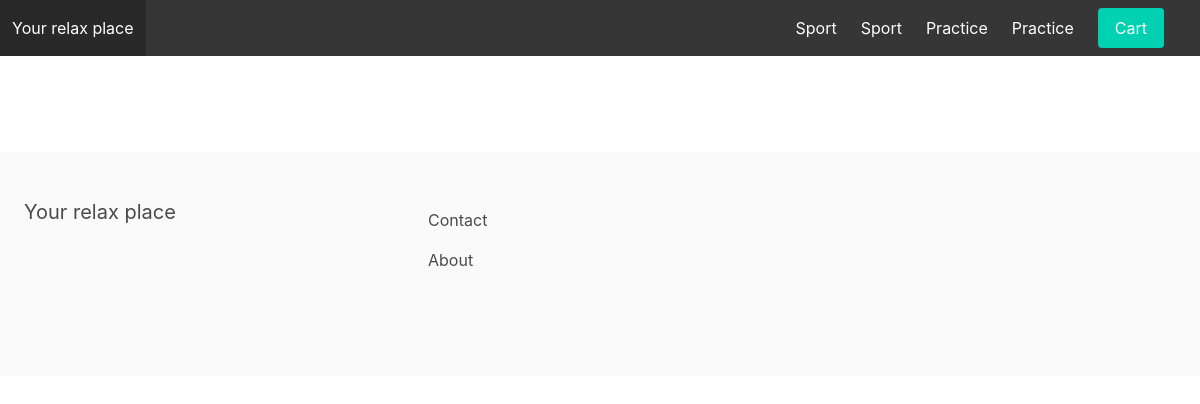
Before: / with the older database file.
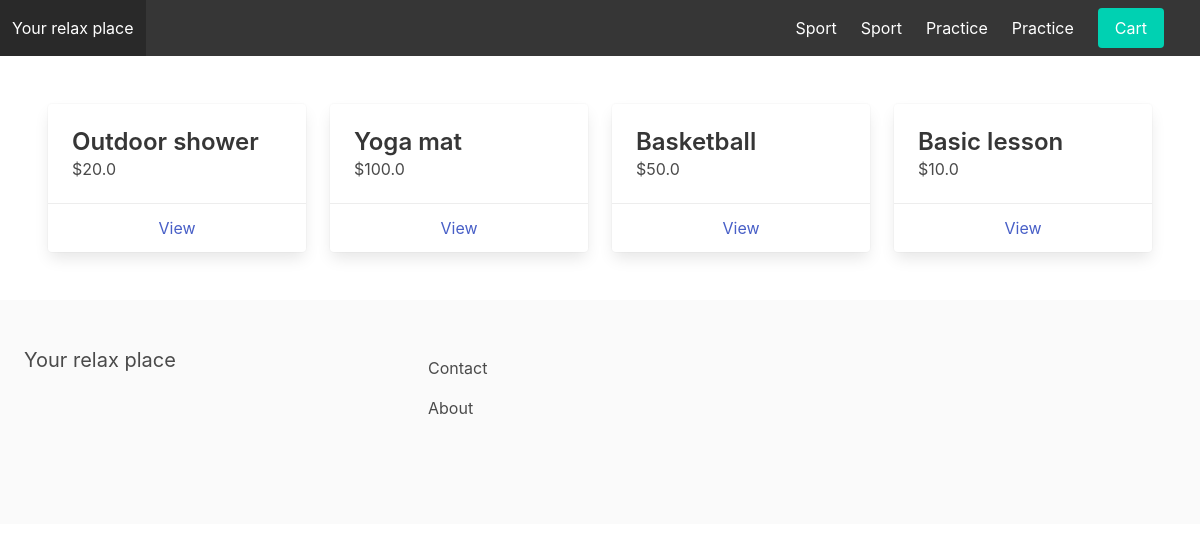
After: the same page with the newer database file.
### apps/store/models.py (models this page shows, shortened)
class Category(models.Model):
    title=models.CharField(max_length=255)
    slug=models.SlugField(max_length=255)
    ordering=models.IntegerField(default=0)
    class Meta:
        verbose_name_plural = 'Categories'
        ordering=('ordering', )

class Product(models.Model):
    category = models.ForeignKey(Category, related_name='products', on_delete=models.CASCADE)
    title=models.CharField(max_length=255)
    slug=models.SlugField(max_length=255)
    description = models.TextField(blank=True, null=True)
    price = models.FloatField()
    is_featured=models.BooleanField(default=False)
    date_added=models.DateTimeField(auto_now_add=True)
    class Meta:
        ordering=('-date_added',)

### apps/core/views.py (the view)
# urls.py: path('', frontpage, name='frontpage'),
def frontpage(request):
    products = Product.objects.filter(is_featured=True)
    context = {
        'products': products
    }
    return render(request, 'frontpage.html', context)

### apps/store/context_processors.py (called while the page is built)
def menu_categories(requst):
    categories=Category.objects.all()
    return {'menu_categories': categories}

### apps/core/templates/frontpage.html (shortened to what this page needs)
{% extends 'base.html'%}
{% block content %}
    <div class="columns is-multiline">
        {% for product in products %}
        <div class="column is-3">
            <div class="card">
                <div class="card-content">
                    <div class="media">
                        <div class="media-content">
                            <p class="title is-4">{{ product.title }} </p>
                            <p class="subtitle is-6">${{ product.price }} </p>
                        </div>
                    </div>
                </div>
                <footer class="card-footer">
                    <a href="{% url 'product_detail' product.category.slug product.slug %}" class="card-footer-item">View</a>
                </footer>
            </div>
        </div>
        {%endfor%}
    </div>
{% endblock %}

### apps/core/templates/base.html (shortened to what this page needs)
{% load static %}
<!DOCTYPE html>
<html>
	<head>
		<link rel="stylesheet" href="https://cdn.jsdelivr.net/npm/bulma@0.9.0/css/bulma.min.css">
	</head>
	<body>
		<nav class="navbar is-dark" id="navbarapp">
			<div class="navbar-brand">
				<a class="navbar-item" href="{% url 'frontpage' %}">Your relax place</a>
			</div>
			<div id="main-navbar" class="navbar-menu" :class="{ 'is-active': menuClass }">
				<div class="navbar-start">
					<div class="navbar-item">
					</div>
				</div>
				<div class="navbar-end">
					{% for category in menu_categories %}
						{% if not category.children.all %}
						<a class="navbar-item">{{category.title}}</a>
                        	<a href="{% url 'category_detail' category.slug %}" class="navbar-item">{{ category.title }}</a>
						{% endif %}
					{% endfor %}
					<div class="navbar-item">
						<a href="{% url 'cart' %}" class="button is-primary">Cart</a>
					</div>
					{% if request.user.is_authenticated %}
						<div class="navbar-item">
							{% comment %} <a href="{% url 'myaccount' %}" class="button is-light">My account</a> {% endcomment %}
						</div>
					{% else %}
						<div class="navbar-item">
						</div>
					{% endif %}
				</div>
			</div>
		</nav>
		<section class="section">
			{% block content %}
            {% endblock %}
		</section>
		<footer class="footer">
			<div class="columns">
				<div class="column is-4">
					<h2 class="subtitle">Your relax place</h2>
				</div>
				<div class="column is-8">
					<a href="{% url 'contact' %}" class="navbar-item">Contact</a>
					<a href="{% url 'about' %}" class="navbar-item">About</a>
				</div>
			</div>
		</footer>
	</body>
</html>

Changed rows visible on the page:
added Product: title "Outdoor shower", price "20.0"
now on this page (row edited): Product: title "Yoga mat", price "100.0"
now on this page (row edited): Product: title "Basketball", price "50.0"
now on this page (row edited): Product: title "Basic lesson", price "10.0"
